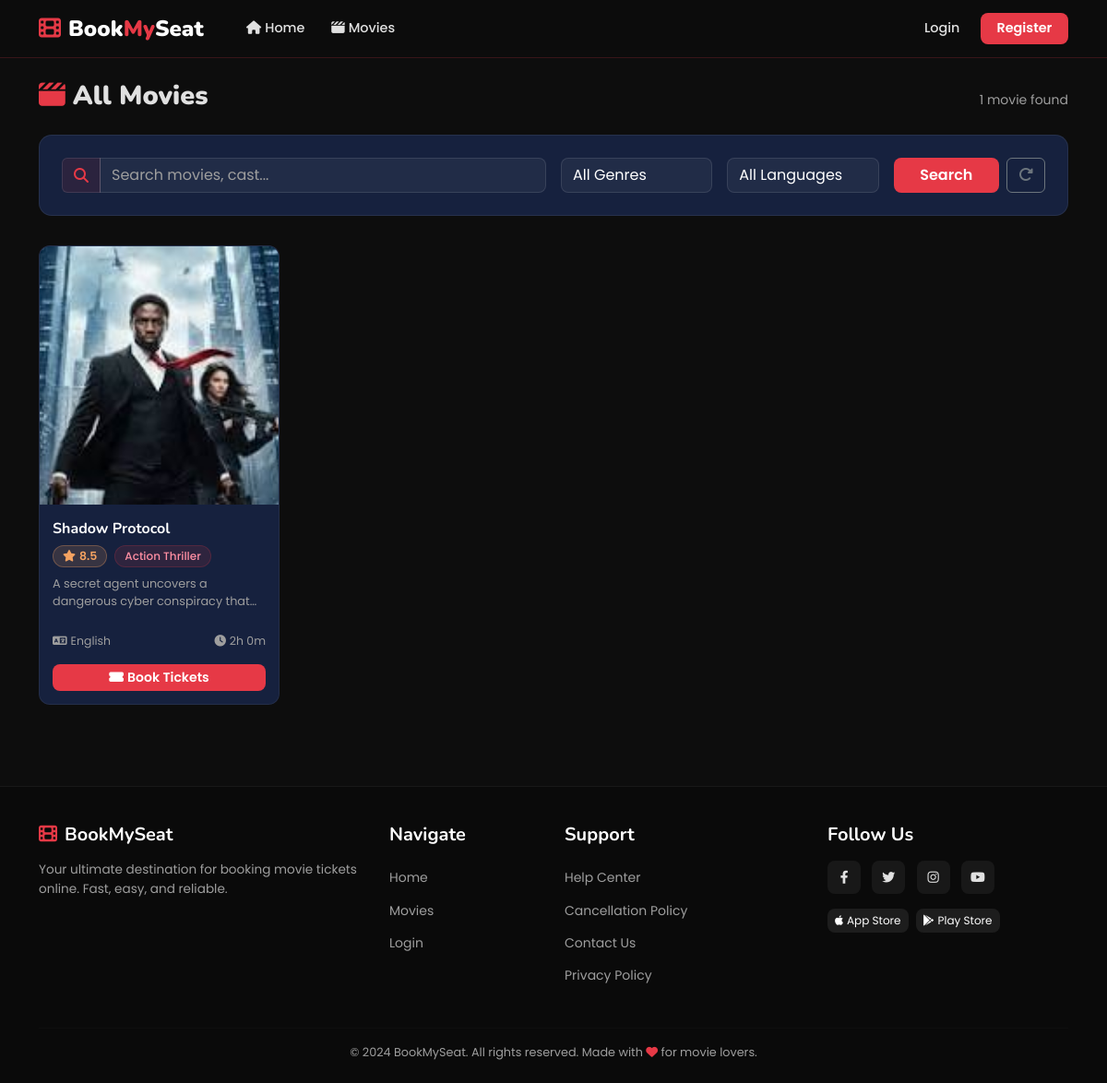
Page /movies/ on the committed database.
### movies/models.py (models this page shows, shortened)
class Movie(models.Model):
    name = models.CharField(max_length=255)
    image = models.ImageField(upload_to='movies/')
    rating = models.DecimalField(max_digits=3, decimal_places=1)
    cast = models.TextField()
    description = models.TextField(blank=True, null=True)
    genre = models.CharField(max_length=100, blank=True, null=True)
    language = models.CharField(max_length=50, default='English')
    duration = models.PositiveIntegerField(help_text='Duration in minutes', default=120)
    release_date = models.DateField(blank=True, null=True)
    def duration_display(self):
        hours = self.duration // 60
        minutes = self.duration % 60
        return f'{hours}h {minutes}m'

### movies/views.py (the view)
# urls.py: path('', views.movie_list, name='movie_list'),
def movie_list(request):
    search_query = request.GET.get('search', '')
    genre_filter = request.GET.get('genre', '')
    language_filter = request.GET.get('language', '')
    movies = Movie.objects.all()
    if search_query:
        movies = movies.filter(name__icontains=search_query)
    if genre_filter:
        movies = movies.filter(genre__icontains=genre_filter)
    if language_filter:
        movies = movies.filter(language__icontains=language_filter)
    genres = Movie.objects.values_list('genre', flat=True).distinct()
    languages = Movie.objects.values_list('language', flat=True).distinct()
    context = {
        'movies': movies,
        'search_query': search_query,
        'genres': genres,
        'languages': languages,
        'genre_filter': genre_filter,
        'language_filter': language_filter,
    }
    return render(request, 'movies/movie_list.html', context)

### templates/movies/movie_list.html (shortened to what this page needs)
{% extends "users/basic.html" %}
{% block content %}
<div class="container py-4">
  <div class="d-flex align-items-center justify-content-between mb-3 flex-wrap gap-2">
    <h1 style="font-family:'Nunito',sans-serif;font-weight:900;font-size:1.8rem;">
      <i class="fas fa-clapperboard me-2" style="color:var(--red)"></i>All Movies
    </h1>
    <span class="results-count">{{ movies|length }} movie{{ movies|length|pluralize }} found</span>
  </div>
  <div class="search-wrap">
    <form method="GET" action="{% url 'movie_list' %}">
      <div class="row g-3">
        <div class="col-md-6">
          <div class="input-group">
            <span class="input-group-text"><i class="fas fa-search"></i></span>
            <input type="text" class="form-control" name="search" placeholder="Search movies, cast..." value="{{ search_query }}">
          </div>
        </div>
        <div class="col-md-2">
          <select name="genre" class="form-select filter-select">
            <option value="">All Genres</option>
          </select>
        </div>
        <div class="col-md-2">
          <select name="language" class="form-select filter-select">
            <option value="">All Languages</option>
          </select>
        </div>
        <div class="col-md-2 d-flex gap-2">
          <button type="submit" class="btn btn-primary flex-grow-1">Search</button>
          <a href="{% url 'movie_list' %}" class="btn btn-outline-secondary" title="Reset"><i class="fas fa-rotate-right"></i></a>
        </div>
      </div>
    </form>
  </div>
  {% if movies %}
  <div class="row g-4">
    {% for movie in movies %}
    <div class="col-6 col-md-4 col-lg-3">
      <div class="movie-card h-100 d-flex flex-column">
        <a href="{% url 'theater_list' movie.id %}" class="text-decoration-none">
          <img src="{{ movie.image.url }}" alt="{{ movie.name }}" loading="lazy">
        </a>
        <div class="card-body d-flex flex-column" style="padding:14px;">
          <a href="{% url 'theater_list' movie.id %}" class="text-decoration-none">
            <div class="card-title">{{ movie.name }}</div>
          </a>
          <div class="d-flex gap-2 flex-wrap mb-2">
            <span class="rating-badge"><i class="fas fa-star me-1"></i>{{ movie.rating }}</span>
            {% if movie.genre %}<span class="genre-badge">{{ movie.genre }}</span>{% endif %}
          </div>
          {% if movie.description %}
          <p style="color:var(--text-muted);font-size:0.8rem;flex-grow:1;overflow:hidden;display:-webkit-box;-webkit-line-clamp:2;-webkit-box-orient:vertical;">
            {{ movie.description }}
          </p>
          {% endif %}
          <div class="d-flex justify-content-between mt-2" style="font-size:0.78rem;color:var(--text-muted);">
            {% if movie.language %}<span><i class="fas fa-language me-1"></i>{{ movie.language }}</span>{% endif %}
            {% if movie.duration %}<span><i class="fas fa-clock me-1"></i>{{ movie.duration_display }}</span>{% endif %}
          </div>
          <a href="{% url 'theater_list' movie.id %}" class="btn btn-primary btn-sm mt-3 w-100">
            <i class="fas fa-ticket-alt me-1"></i>Book Tickets
          </a>
        </div>
      </div>
    </div>
    {% endfor %}
  </div>
  {% endif %}
</div>
{% endblock %}

### templates/users/basic.html (style rules this page uses)
:root { --red: #e63946; --dark: #0d0d0d; --card-bg: #16213e; --accent: #f4a261; --text-light: #e0e0e0; --text-muted: #9e9e9e; --success: #2a9d8f; }
* { margin:0; padding:0; box-sizing:border-box; }
body { font-family:'Poppins',sans-serif; background:var(--dark); color:var(--text-light); min-height:100vh; }
.movie-card { background:var(--card-bg); border-radius:12px; overflow:hidden; border:1px solid rgba(255,255,255,0.06); transition:transform 0.25s,box-shadow 0.25s; cursor:pointer; }
.movie-card img { width:100%; height:280px; object-fit:cover; }
.movie-card .card-body { padding:14px; }
.movie-card .card-title { font-family:'Nunito',sans-serif; font-weight:700; font-size:1rem; color:#fff; margin-bottom:6px; white-space:nowrap; overflow:hidden; text-overflow:ellipsis; }
.rating-badge { background:rgba(244,162,97,0.15); color:var(--accent); border:1px solid rgba(244,162,97,0.3); border-radius:20px; padding:2px 10px; font-size:0.78rem; font-weight:600; }
.genre-badge { background:rgba(230,57,70,0.12); color:#ff8fa3; border:1px solid rgba(230,57,70,0.2); border-radius:20px; padding:2px 10px; font-size:0.75rem; font-weight:500; }
.btn-primary { background:var(--red) !important; border:none !important; border-radius:8px; font-weight:600; transition:all 0.2s; }
.form-control,.form-select { background:rgba(255,255,255,0.05) !important; border:1px solid rgba(255,255,255,0.1) !important; color:#fff !important; border-radius:8px; }
.form-control::placeholder { color:var(--text-muted) !important; }
.input-group-text { background:rgba(230,57,70,0.1) !important; border:1px solid rgba(255,255,255,0.1) !important; color:var(--red) !important; }
select.form-select option { background:#1a1a2e; color:#fff; }

### templates/movies/movie_list.html (style rules this page uses)
.search-wrap { background:var(--card-bg); border-radius:14px; padding:1.5rem; border:1px solid rgba(255,255,255,0.07); margin-bottom:2rem; }
.filter-select option { background:#1a1a2e; color:#fff; }
.results-count { color:var(--text-muted); font-size:0.875rem; }

### rows in the picture
Movie: image (picture), name "Shadow Protocol", rating "8.5", genre "Action Thriller", description "A secret agent uncovers a dangerous cyber conspiracy…", language "English", duration_display "2h 0m"

### other values in the picture
{{ movies|length }} "1"
